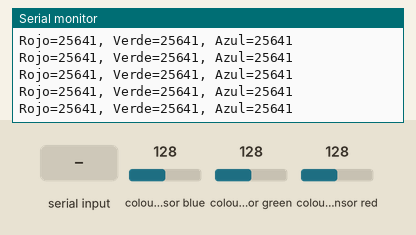
Simulated run of this sketch. Board: Arduino Uno, built with avr-gcc and run on an emulated ATmega328P. Parts: the last lines printed to the serial monitor. Wiring (inferred from the names in the program): TCS3200 colour sensor: output pin 6; S2 pin 4; S3 pin 5; S0 pin 2; S1 pin 3. The inputs (shaded band) are chosen by the test bench; at power-on: colour sensor blue 128, colour sensor green 128, colour sensor red 128.

Above: at 1.2 s.
1.3 s: "0\n" received over Serial
At 1.51 s:
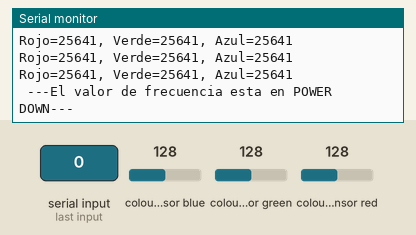
3.1 s: byte 49 ('1') received over Serial
At 3.3 s:
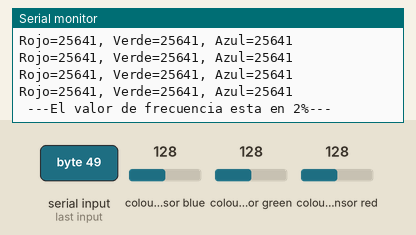
4.6 s: byte 99 ('c') received over Serial
At 5.5 s:
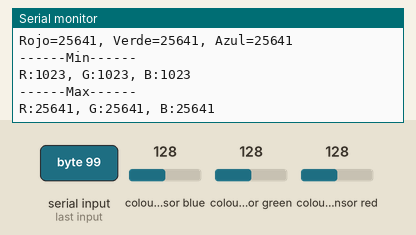

Measured:
- after the input at 1.3 s, the serial monitor: prints a new line at once (image 1)
- after the input at 3.1 s, the serial monitor: prints a new line at once (image 2)
- after the input at 4.6 s, the serial monitor: prints a new line after 0.05 s (image 3)

The sketch:

TCS230.ino
```cpp
#define  S0    2
#define  S1    3
#define  S2    4
#define  S3    5

#define OUT    6

#define RED    0
#define BLUE   1
#define GREEN  2
#define CLEAR  3

int selectedColor = RED;

int min_values[3] = {1023,1023,1023};
int max_values[3] = {0,0,0};

int Rojo,Verde,Azul;

int mapped = false;

void setup() {
  pinMode(S0,OUTPUT);
  pinMode(S1,OUTPUT);
  pinMode(S2,OUTPUT);
  pinMode(S3,OUTPUT);
  pinMode(OUT,INPUT);
  Serial.begin(115200);
  setFrecuency(1);
}

void loop() {
  if(Serial.available()){
    int caracter = Serial.read();

    switch(caracter){
      case '0':
        setFrecuency(0);
        Serial.println("\n ---El valor de frecuencia esta en POWER DOWN---\n");
        break;

      case '1':
        setFrecuency(1);
        Serial.println("\n ---El valor de frecuencia esta en 2%---\n");
        break;

      case '2':
        setFrecuency(2);
        Serial.println("\n ---El valor de frecuencia esta en 20%---\n");
        break;

      case '3':
        setFrecuency(3);
        Serial.println("\n ---El valor de frecuencia esta en 100%---\n");
        break;

      case 'c':
        Serial.println("\n------Min------");
        Serial.println("R:"+String(min_values[0])+", G:"+String(min_values[1])+", B:"+String(min_values[2]));
        Serial.println("------Max------");
        Serial.println("R:"+String(max_values[0])+", G:"+String(max_values[1])+", B:"+String(max_values[2])+"\n");
        while(!Serial.available());
        caracter = Serial.read();
        break;

      case 'r':
        Serial.println("\n------Reset VALUES------");
        for(int i=0;i<3;i++){
          min_values[i]=1023;
          max_values[i]=0;
        }
        while(!Serial.available());
        caracter = Serial.read();
        break;

      case 'm':
        mapped = !mapped;
        if(mapped) Serial.println("\nLos valores se muestran mapeados\n");
        else       Serial.println("\nLos valores se muestran sin mapear\n");
        break;

      default:
        Serial.println("No valor detectado");
        break;
    }
    delay(250);
  }

  leer_valores();
  delay(50);
}

void leer_valores(void){
  for(int i=0;i<3;i++){
    int current = getColor(i);
    if(current < min_values[i])      min_values[i] = current;
    else if(current > max_values[i]) max_values[i] = current;

    if(mapped) current = map(current,min_values[i],max_values[i],0,255);

    if(i == 0) Serial.print("Rojo="+String(current));
    else if(i==1) Serial.print(", Verde="+String(current));
    else if(i==2) Serial.println(", Azul="+String(current));


  }
}

void setFrecuency(int frecuency){
  switch(frecuency){
    case 0:
      digitalWrite(S1,LOW);
      digitalWrite(S0,LOW);
      break;

    case 1:
      digitalWrite(S1,HIGH);
      digitalWrite(S0,LOW);
      break;

   case 2:
      digitalWrite(S1,LOW);
      digitalWrite(S0,HIGH);
      break;

   case 3:
      digitalWrite(S1,HIGH);
      digitalWrite(S0,HIGH);
      break;

   default:
      Serial.println("No se selecciono la frecuencia correctamente");
      break;
  }
}

int getColor(int color){
  switch(color){
    case RED:
      digitalWrite(S2,LOW);
      digitalWrite(S3,LOW);
      break;

    case GREEN:
      digitalWrite(S2,HIGH);
      digitalWrite(S3,HIGH);
      break;

    case BLUE:
      digitalWrite(S2,LOW);
      digitalWrite(S3,HIGH);
      break;

    default:
      Serial.print("Error en get color");
      return(-1);
      break;
  }
  float val = pulseIn(OUT,LOW)*.000001;
  return (1/(val));
}
```
